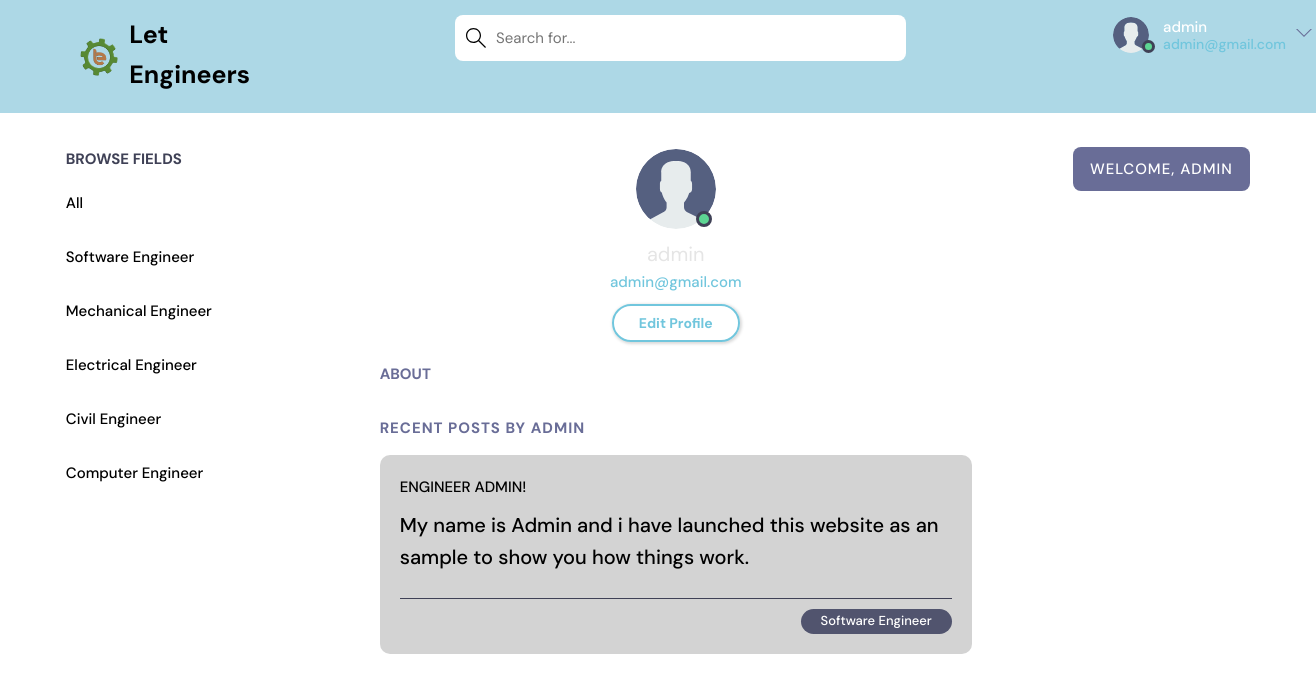
The page /profile/1/ (signed in) on the database as committed earlier.
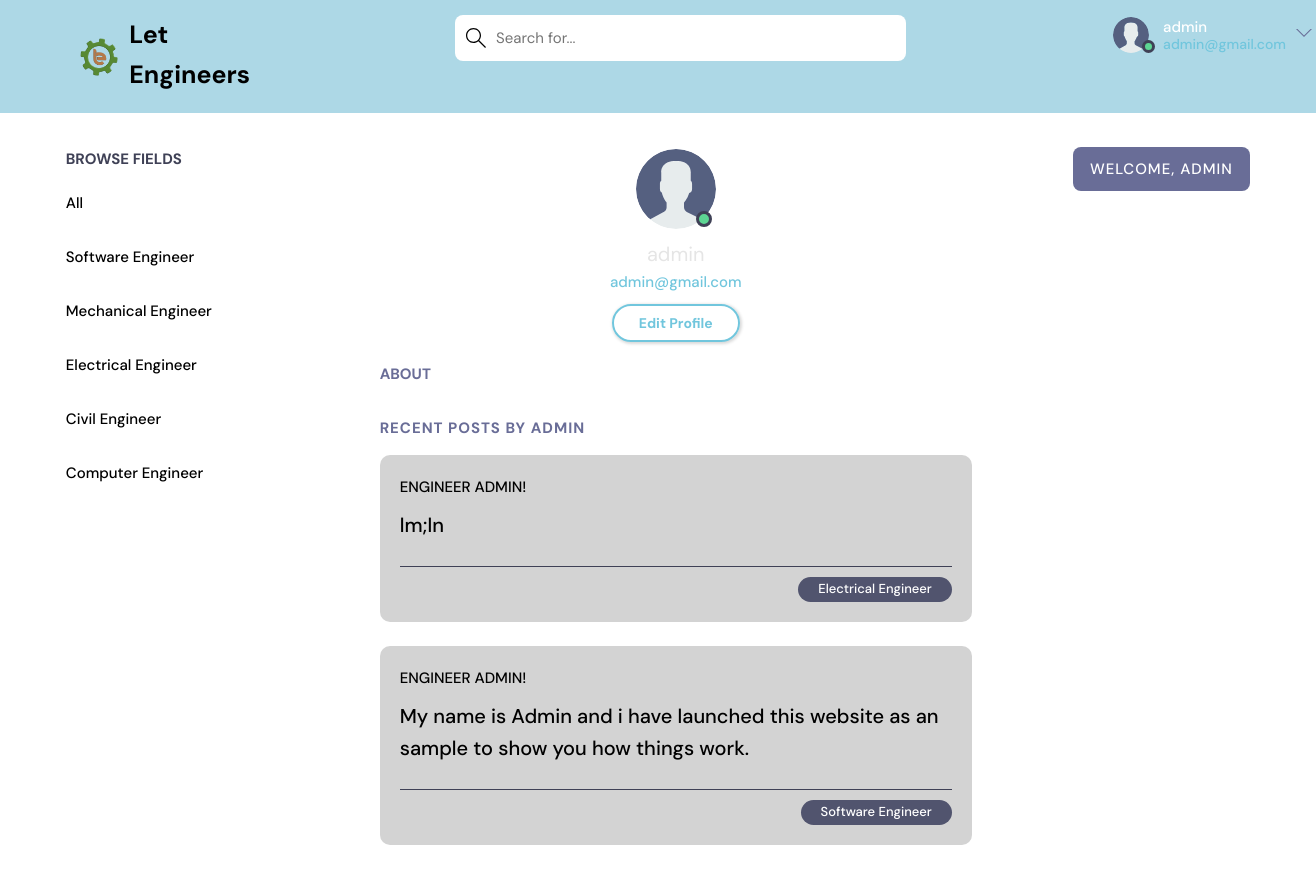
The same page on the database as committed later.
### app1/models.py (models this page shows, shortened)
class Topic(models.Model):
    name = models.CharField(max_length=200)

class Room(models.Model):
    host =  models.ForeignKey(User, on_delete=models.SET_NULL, null=True)
    topic = models.ForeignKey(Topic, on_delete=models.SET_NULL, null=True)
    name = models.CharField(max_length=200)
    description = models.TextField(null=True, blank=True)
    participants = models.ManyToManyField(User, related_name='participants', blank=True)
    updated =models.DateTimeField(auto_now=True)
    created = models.DateTimeField(auto_now_add=True)
    class Meta:
        ordering = ['-updated', '-created']

### app1/views.py (the view)
# urls.py: path('profile/<str:pk>/', views.user_Profile, name="user-profile"),
@login_required(login_url='index')
def user_Profile(request, pk):
    user = User.objects.get(id=pk)
    rooms = user.room_set.all()
    room_messages = user.message_set.all
    topics = Topic.objects.all()
    context = {'user': user, 'rooms': rooms,
               'room_messages': room_messages, 'topics': topics}
    return render(request, 'home_pages/profile.html', context)

### app1/templates/home_pages/profile.html (shortened to what this page needs)
{% extends 'home_pages/main.html' %}
{% load static %}
{% block content %}
  <main class="profile-page layout layout--3">
    <div class="container">
      {% include 'home_pages/topics_component.html' %}
      <div class="roomList">
        <div class="profile">
          <div class="profile__avatar">
            <div class="avatar avatar--large active">
              <img src="{% static 'images/avatar.svg' %}" />
            </div>
          </div>
          <div class="profile__info">
            <h3>{{user.username}}</h3>
            <p>{{request.user.email}}</p>
            {% if request.user == user %}
            <a href="{% url 'update-user' %}" class="btn btn--main btn--pill">Edit Profile</a>
            {% endif %}
          </div>
          <div class="profile__about">
            <h3>About</h3>
          </div>
        </div>
        <div class="roomList__header">
          <div>
            <h2>Recent Posts by {{user.username}}</a>
            </h2>
          </div>
        </div>
        {% include 'home_pages/feed_component.html' %}
      </div>
      {% include 'home_pages/activity_component.html' %}
    </div>
  </main>
{% endblock content%}

### app1/templates/home_pages/topics_component.html
<div class="topics">
    <div class="topics__header">
      <h2>Browse Fields</h2>
    </div>
    <ul class="topics__list">
      <li>
        <a href="{% url 'home' %}" >All  </a>
      </li>
      {% for topic in topics %}
      <li>
        <a href="{% url 'home' %}?q={{topic.name}}">{{topic.name}}   </a>
      </li>
      {% endfor %}
    </ul>
  </div>

### app1/templates/home_pages/feed_component.html (shortened to what this page needs)
{% for room in rooms%}
<div class="roomListRoom">
    <div class="roomListRoom__header">
      <a href="{% url 'user-profile' room.host.id %}" class="roomListRoom__author">
        <span>Engineer {{room.host.username}}!</span>
      </a>
    </div>
    <div class="roomListRoom__content">
      <a href="{% url 'user-profile' room.host.id %}">{{room.name}}</a>
    </div>
    <div class="roomListRoom__meta">
      <p class="roomListRoom__topic">{{room.topic.name}}</p>
    </div>
  </div>
  {% endfor %}

Rows that differ between the two databases and show on the page:
added Room: host.username "ADMIN", name "lm;ln", topic.name "Electrical Engineer"
